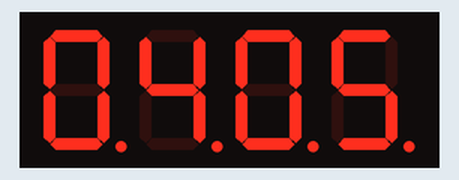
This sketch was run on a simulated Arduino Uno, built with avr-gcc and run on an emulated ATmega328P. Shown: 4-digit seven-segment display. Wiring (inferred from the names in the program): 4-digit 7-segment display, segments lit when LOW: segments pin 9, pin 12, pin 6, pin 7, pin 13, pin 11, pin 10, pin 8; digit selects pin 2, pin 3, pin 4, pin 5. The segment pins are drawn as the display they are named for.

Above: at 6.73 s.
At 7.63 s:
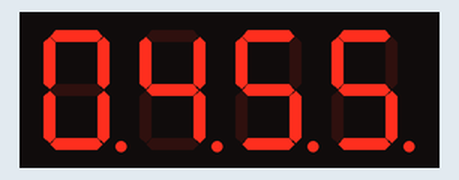
At 18.19 s:
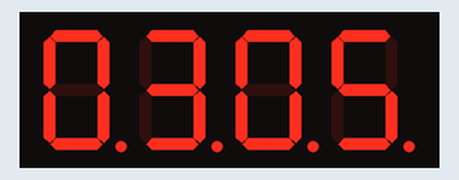
At 23.65 s:
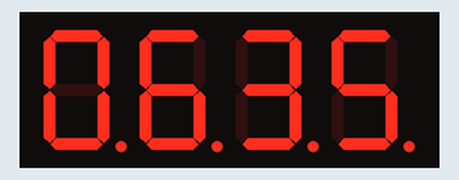
At 33.11 s:
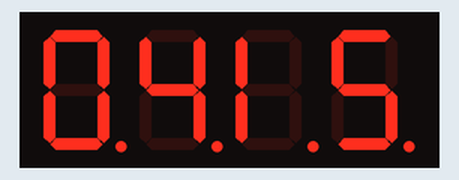
At 39.65 s:
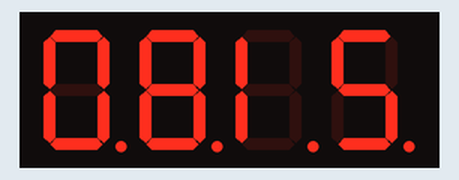

The sketch:

detector.ino
```cpp
//LINUXDAY Update

int schermo1=1;
int schermo2=2;
int schermo3=3;
int schermo4=4;

int decine;
int unita;
int decimi;
int centim;
int temp;
int val_Adc;
int centinaia;
String tempStr;
int buff;


int mill;
int cent;
int dec;
int uni;

// Definisco i pin delle cifre
int digit1 = 2;
int digit2 = 3;
int digit3 = 4;
int digit4 = 5;

// Definisco la mappatura tra pin e segmenti
int c=6;
int d=7;
int dp=8;
int a=9;
int g=10;
int f=11;
int b=12;
int e=13;


int count;

void tube_impulse(){
  count=count+1;
}


// Setup. Imposto ogni cifra e segmento come OUTPUT
void setup(){
  Serial.begin(115200);
  // Imposto le cifre come OUTPUT
  pinMode(digit1, OUTPUT);
  pinMode(digit2, OUTPUT);
  pinMode(digit3, OUTPUT);
  pinMode(digit4, OUTPUT);
  // Imposto i segmenti come OUTPUT
  pinMode(a, OUTPUT);
  pinMode(b, OUTPUT);
  pinMode(c, OUTPUT);
  pinMode(d, OUTPUT);
  pinMode(e, OUTPUT);
  pinMode(f, OUTPUT);
  pinMode(g, OUTPUT);
  pinMode(dp, OUTPUT);

   mill = 0;
   cent = 0;
   dec = 0;
   uni = 0;
}


void loop() {

  uni=uni+1;

  if (uni == 9){
   uni = 0;
   dec = dec + 1;
  }

  if (dec == 9) {
   dec = 0;
   cent = cent + 1;
  }

  if (cent == 9) {
   cent = 0;
   cent = cent + 1;
  }

  if (mill == 9) {
   mill = 0;
   cent = 0;
   dec = 0;
   uni = 0;
  }


   StampaMille(mill);
   //delay(0.5);
   StampaCento(cent);
  // delay(0.5);
   StampaDecina(dec);
   //delay(0.5);
   StampaUnita(uni);
   //delay(0.5);


}

void StampaDecina(int dec)
{

   digitalWrite(digit1, LOW);
   digitalWrite(digit2, LOW);
   digitalWrite(digit3, HIGH);
   digitalWrite(digit4, LOW);
   StampaNumero(dec);
   digitalWrite(dp, LOW);
   delayMicroseconds(5000);
 }


 void StampaUnita(int un)
{

   digitalWrite(digit1, LOW);
   digitalWrite(digit2, LOW);
   digitalWrite(digit3, LOW);
   digitalWrite(digit4, HIGH);
   StampaNumero(un);
   digitalWrite(dp, LOW);
   delayMicroseconds(5000);
 }

void StampaMille(int decim)
{

   digitalWrite(digit1, HIGH);
   digitalWrite(digit2, LOW);
   digitalWrite(digit3, LOW);
   digitalWrite(digit4, LOW);
   StampaNumero(decim);
   digitalWrite(dp, LOW);
   delayMicroseconds(5000);
 }

void StampaCento(int centim)
{

   digitalWrite(digit1, LOW);
   digitalWrite(digit2, HIGH);
   digitalWrite(digit3, LOW);
   digitalWrite(digit4, LOW);
   StampaNumero(centim);
   digitalWrite(dp, LOW);
   delayMicroseconds(5000);
 }


void StampaNumero(char n)

{

  if(n==0){


    digitalWrite(a, LOW);
    digitalWrite(b, LOW);
    digitalWrite(c, LOW);
    digitalWrite(d, LOW);
    digitalWrite(e, LOW);
    digitalWrite(f, LOW);
    digitalWrite(g, HIGH);
    digitalWrite(dp, HIGH);

  }

  if(n==1){
    digitalWrite(a, HIGH);
    digitalWrite(b, HIGH);
    digitalWrite(c, HIGH);
    digitalWrite(d, HIGH);
    digitalWrite(e, LOW);
    digitalWrite(f, LOW);
    digitalWrite(g, HIGH);
    digitalWrite(dp, HIGH);

   }

  if(n==2){
    digitalWrite(a, LOW);
    digitalWrite(b, LOW);
    digitalWrite(c, HIGH);
    digitalWrite(d, LOW);
    digitalWrite(e, LOW);
    digitalWrite(f, HIGH);
    digitalWrite(g, LOW);
    digitalWrite(dp, HIGH);


 }


  if(n==3){
    digitalWrite(a, LOW);
    digitalWrite(b, LOW);
    digitalWrite(c,LOW);
    digitalWrite(d, LOW);
    digitalWrite(e, HIGH);
    digitalWrite(f, HIGH);
    digitalWrite(g, LOW);
    digitalWrite(dp, LOW);

   }

  if(n==4){
    digitalWrite(a, HIGH);
    digitalWrite(b, LOW);
    digitalWrite(c, LOW);
    digitalWrite(d, HIGH);
    digitalWrite(e, HIGH);
    digitalWrite(f, LOW);
    digitalWrite(g, LOW);
    digitalWrite(dp, LOW);

   }

  if(n==5){
    digitalWrite(a, LOW);
    digitalWrite(b, HIGH);
    digitalWrite(c, LOW);
    digitalWrite(d, LOW);
    digitalWrite(e, HIGH);
    digitalWrite(f, LOW);
    digitalWrite(g, LOW);
    digitalWrite(dp, LOW);

   }

  if(n==6){
    digitalWrite(a, LOW);
    digitalWrite(b, HIGH);
    digitalWrite(c, LOW);
    digitalWrite(d, LOW);
    digitalWrite(e, LOW);
    digitalWrite(f, LOW);
    digitalWrite(g, LOW);
    digitalWrite(dp, LOW);

   }

  if(n==7){
    digitalWrite(a, LOW);
    digitalWrite(b, LOW);
    digitalWrite(c, LOW);
    digitalWrite(d, HIGH);
    digitalWrite(e, HIGH);
    digitalWrite(f, HIGH);
    digitalWrite(g, HIGH);
    digitalWrite(dp, LOW);

    }

  if(n==8){
    digitalWrite(a, LOW);
    digitalWrite(b, LOW);
    digitalWrite(c, LOW);
    digitalWrite(d, LOW);
    digitalWrite(e, LOW);
    digitalWrite(f, LOW);
    digitalWrite(g, LOW);
    digitalWrite(dp, LOW);

    }

  if(n==9){
    digitalWrite(a, LOW);
    digitalWrite(b, LOW);
    digitalWrite(c, LOW);
    digitalWrite(d, LOW);
    digitalWrite(e, HIGH);
    digitalWrite(f, LOW);
    digitalWrite(g, LOW);
    digitalWrite(dp, LOW);

    }
}
```
